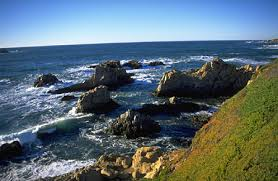
%> input picture Git example/Radar-and-Sensor-Fusion-master/Radar-and-Sensor-Fusion-master/1.jpg, 278 x 181 px
$ octave His_qual.m   (GNU Octave 9; MATLAB toolbox functions it lacks are replaced by stand-ins)
%> lines starting %> are read from the running program, lines starting %| are printed output that depends on the picture
close all;
clear all;
clc;
[f,p]=uigetfile('.jpg');
%> the answer given: 1.jpg
i=strcat(p,f);
x=imread(i);
%> x is the input picture: size 181x278x3 uint8; mean R, G, B 91, 108.4, 116.8
if size(x,3)==3
rp=x(:,:,1);
gp=x(:,:,2);
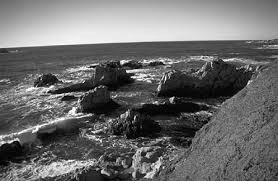
%> gp: size 181x278 uint8; min 0, max 255, mean 108.4
bp=x(:,:,3);
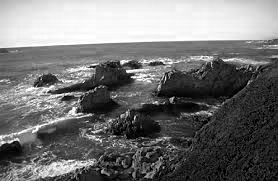
%> bp: size 181x278 uint8; min 0, max 255, mean 116.8
[xr,yr]=imhist(rp);
%> xr = 256 values, max 541 at index 43, min 1 at index 251, mean 196.6; yr = 256 values from 0 to 255
[xg,yg]=imhist(gp);
%> xg = 256 values, max 524 at index 82, min 5 at index 253, mean 196.6; yg = 256 values from 0 to 255
[xb,yb]=imhist(bp);
%> xb = 256 values, max 701 at index 249, min 47 at index 188, mean 196.6; yb = 256 values from 0 to 255
rp_h=histeq(rp);
gp_h=histeq(gp);
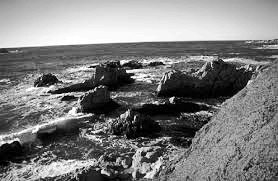
%> gp_h: size 181x278 uint8; min 0, max 255, mean 126.1
bp_h=histeq(bp);
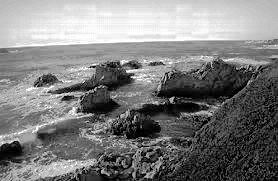
%> bp_h: size 181x278 uint8; min 0, max 255, mean 126.3
out_im=cat(3,rp_h,gp_h,bp_h);
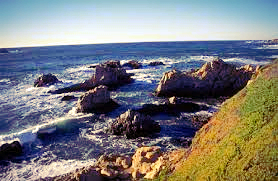
%> out_im: size 181x278x3 uint8; mean R, G, B 126.2, 126.1, 126.3
[xr1,yr1]=imhist(rp_h);
%> xr1 = 256 values, max 1177 at index 1, min 0 at index 2, mean 196.6; yr1 = 256 values from 0 to 255
[xg1,yg1]=imhist(gp_h);
%> xg1 = 256 values, max 1092 at index 78, min 0 at index 2, mean 196.6; yg1 = 256 values from 0 to 255
[xb1,yb1]=imhist(bp_h);
%> xb1 = 256 values, max 1379 at index 240, min 0 at index 2, mean 196.6; yb1 = 256 values from 0 to 255
figure,subplot(221),imshow(x);
    subplot(222),imshow(out_im);
    subplot(223),plot(yr,xr,'r',yg,xg,'g',yb,xb,'b');
    subplot(224),plot(yr1,xr1,'r',yg1,xg1,'g',yb1,xb1,'b');
%> after `plot(yr1,xr1,'r',yg1,xg1,'g',yb1,xb1,'b')`:
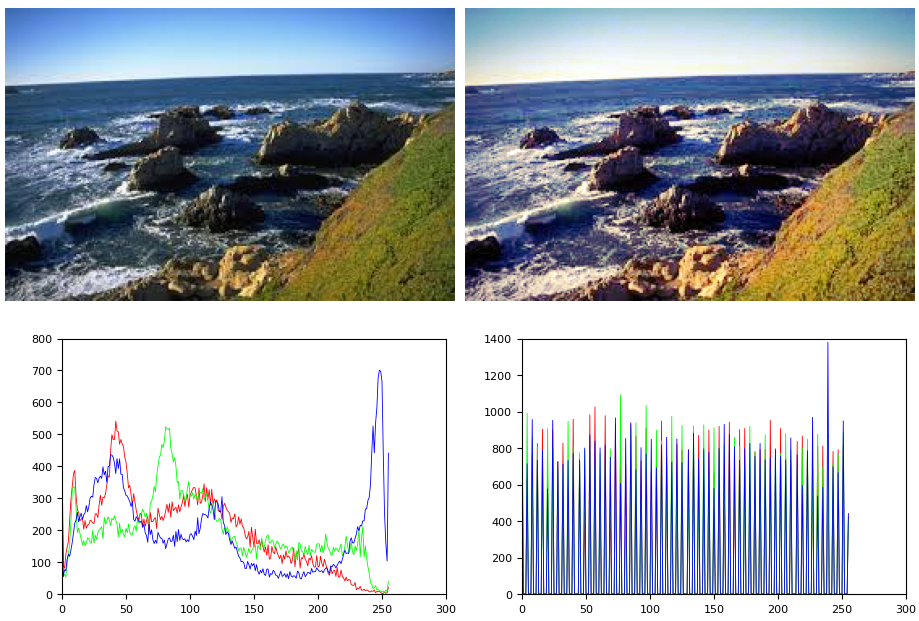
%> figure redrawn from the program's plot data, 4 panels

else
    out_im=histeq(x);
    figure,subplot(221),imshow(x);
    subplot(222),imshow(out_im);
    subplot(223),imhist(x);
    subplot(224),imhist(out_im);
end
figure,imshowpair(x,out_im,'montage');
%> after `imshowpair(x,out_im,'montage')`:
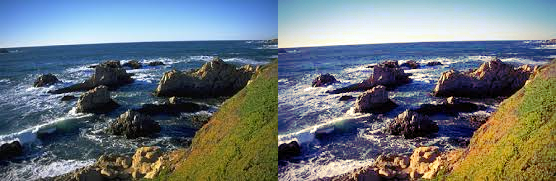
%> displayed picture: size 181x556x3, on the screen's scale of 0 to 255; mean R, G, B 108.6, 117.2, 121.5
title('orignal image and histogram equalized image');

$ run again, on Git example/Radar-and-Sensor-Fusion-master/Radar-and-Sensor-Fusion-master/4.jpg
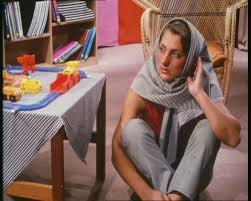
%> input picture Git example/Radar-and-Sensor-Fusion-master/Radar-and-Sensor-Fusion-master/4.jpg, 251 x 201 px
%> x is the input picture: size 201x251x3 uint8; mean R, G, B 131, 101.5, 93.1
%> xr = 256 values, max 388 at index 123, min 1 at index 254, mean 197.1; yr = 256 values from 0 to 255
%> xg = 256 values, max 440 at index 37, min 0 at index 231, mean 197.1; yg = 256 values from 0 to 255
%> xb = 256 values, max 457 at index 30, min 0 at index 233, mean 197.1; yb = 256 values from 0 to 255
%> `out_im=cat(3,rp_h,gp_h,bp_h);`:
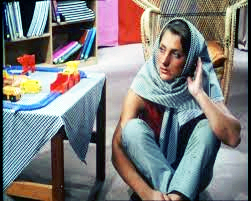
%> out_im: size 201x251x3 uint8; mean R, G, B 126.2, 126.3, 126.2
%> xr1 = 256 values, max 1179 at index 1, min 0 at index 2, mean 197.1; yr1 = 256 values from 0 to 255
%> xg1 = 256 values, max 1121 at index 1, min 0 at index 2, mean 197.1; yg1 = 256 values from 0 to 255
%> xb1 = 256 values, max 1171 at index 1, min 0 at index 2, mean 197.1; yb1 = 256 values from 0 to 255
%> `imshowpair(x,out_im,'montage')`:
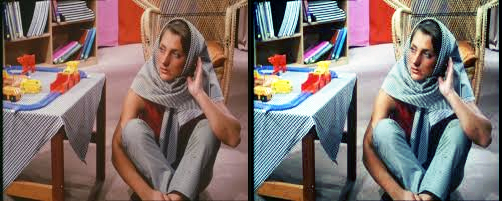
%> displayed picture: size 201x502x3, on the screen's scale of 0 to 255; mean R, G, B 128.6, 113.9, 109.7

$ run again, on Git example/Radar-and-Sensor-Fusion-master/Radar-and-Sensor-Fusion-master/5.jpg
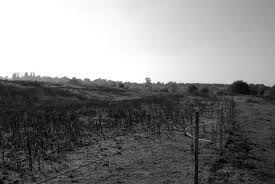
%> input picture Git example/Radar-and-Sensor-Fusion-master/Radar-and-Sensor-Fusion-master/5.jpg, 275 x 184 px
%> x is the input picture: size 184x275x3 uint8; min 0, max 255, mean 130.2
%> xr = 256 values, max 7469 at index 256, min 7 at index 134, mean 197.7; yr = 256 values from 0 to 255
%> xg has the same summary as xr
%> xb has the same summary as xr
%> `rp_h=histeq(rp);`:
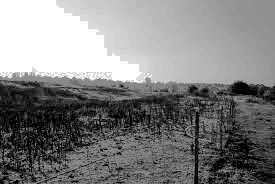
%> rp_h: size 184x275 uint8; min 0, max 255, mean 129
%> xr1 = 256 values, max 7469 at index 256, min 0 at index 2, mean 197.7; yr1 = 256 values from 0 to 255
%> xg1 has the same summary as xr1
%> xb1 has the same summary as xr1
%> `imshowpair(x,out_im,'montage')`:
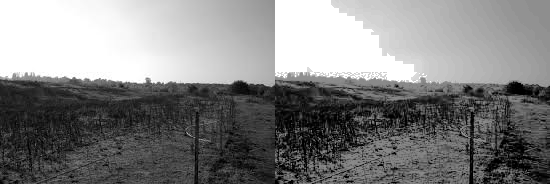
%> displayed picture: size 184x550x3, on the screen's scale of 0 to 255; min 0, max 255, mean 129.6

$ run again, on Git example/Radar-and-Sensor-Fusion-master/Radar-and-Sensor-Fusion-master/DSC_0216 (2).JPG
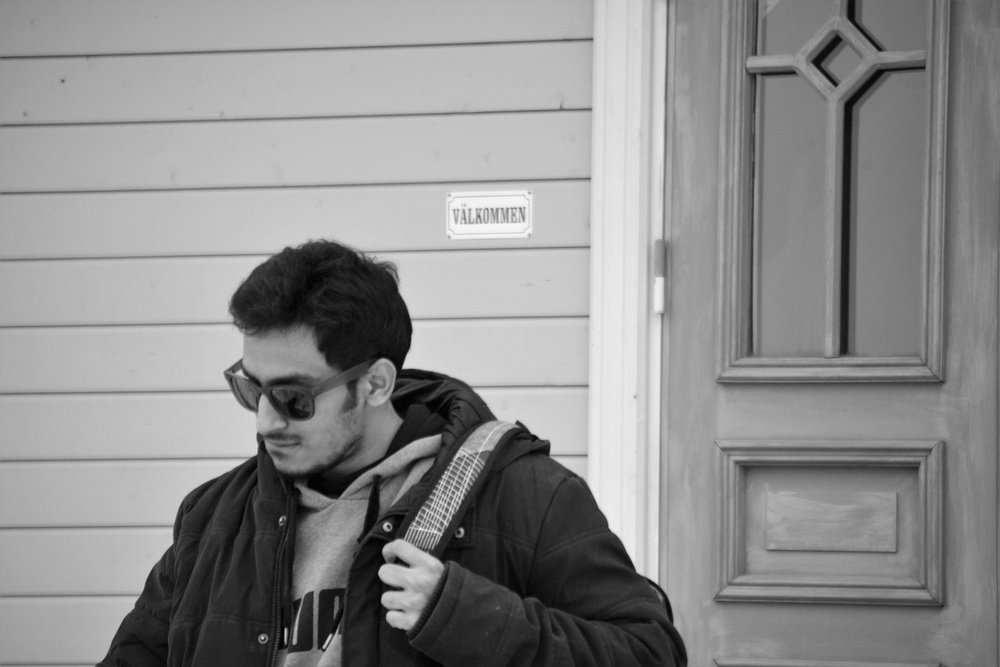
%> input picture Git example/Radar-and-Sensor-Fusion-master/Radar-and-Sensor-Fusion-master/DSC_0216 (2).JPG, 1000 x 667 px, shrunk from 5977 x 3985 before the run
%> x is the input picture: size 667x1000x3 uint8; min 0, max 248, mean 140.9
%> xr = 256 values, max 7539 at index 190, min 0 at index 250, mean 2605.5; yr = 256 values from 0 to 255
%> xg has the same summary as xr
%> xb has the same summary as xr
%> xr1 = 256 values, max 15013 at index 1, min 0 at index 2, mean 2605.5; yr1 = 256 values from 0 to 255
%> xg1 has the same summary as xr1
%> xb1 has the same summary as xr1
%> `imshowpair(x,out_im,'montage')`:
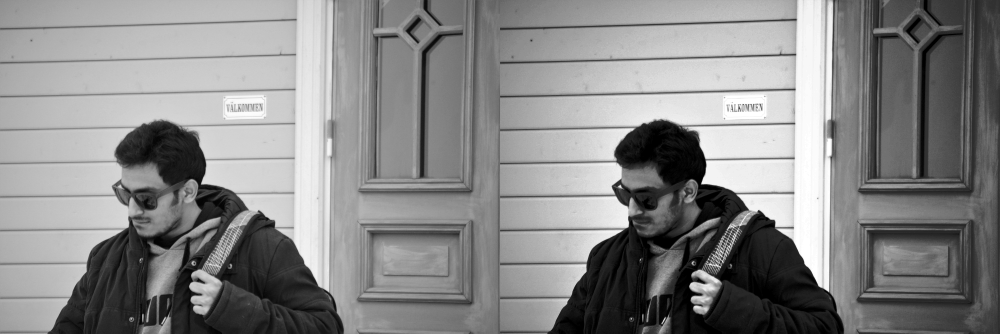
%> displayed picture: size 667x2000x3, on the screen's scale of 0 to 255 (shown at 1/2 size); min 0, max 255, mean 135.6
